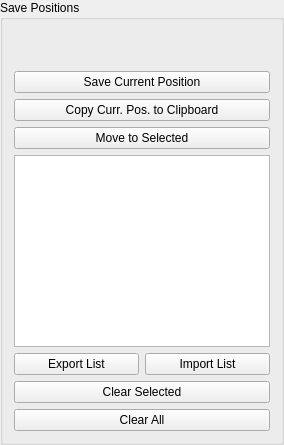
                <widget class="QGroupBox" name="groupBox_38">
                 <property name="enabled">
                  <bool>true</bool>
                 </property>
                 <property name="sizePolicy">
                  <sizepolicy hsizetype="Fixed" vsizetype="Preferred">
                   <horstretch>0</horstretch>
                   <verstretch>0</verstretch>
                  </sizepolicy>
                 </property>
                 <property name="title">
                  <string>Save Positions</string>
                 </property>
                 <layout class="QGridLayout" name="gridLayout_126">
                  <item row="1" column="0">
                   <layout class="QGridLayout" name="gridLayout_127">
                    <item row="0" column="0">
                     <layout class="QGridLayout" name="gridLayout_128">
                      <item row="2" column="0">
                       <widget class="QPushButton" name="pb_move_pos_mll">
                        <property name="sizePolicy">
                         <sizepolicy hsizetype="Preferred" vsizetype="Fixed">
                          <horstretch>0</horstretch>
                          <verstretch>0</verstretch>
                         </sizepolicy>
                        </property>
                        <property name="styleSheet">
                         <string notr="true"/>
                        </property>
                        <property name="text">
                         <string>Move to Selected</string>
                        </property>
                       </widget>
                      </item>
                      <item row="0" column="0">
                       <layout class="QHBoxLayout" name="horizontalLayout_39">
                        <item>
                         <widget class="QPushButton" name="pb_save_pos_mll">
                          <property name="sizePolicy">
                           <sizepolicy hsizetype="Preferred" vsizetype="Fixed">
                            <horstretch>0</horstretch>
                            <verstretch>0</verstretch>
                           </sizepolicy>
                          </property>
                          <property name="styleSheet">
                           <string notr="true"/>
                          </property>
                          <property name="text">
                           <string>Save Current Position</string>
                          </property>
                         </widget>
                        </item>
                       </layout>
                      </item>
                      <item row="1" column="0">
                       <widget class="QPushButton" name="pb_copy_curr_pos_mll">
                        <property name="toolTip">
                         <string>motor values to clipboard</string>
                        </property>
                        <property name="text">
                         <string>Copy Curr. Pos. to Clipboard</string>
                        </property>
                       </widget>
                      </item>
                     </layout>
                    </item>
                    <item row="1" column="0">
                     <widget class="QListWidget" name="mll_sample_roi_list_widget">
                      <property name="sizePolicy">
                       <sizepolicy hsizetype="Preferred" vsizetype="Expanding">
                        <horstretch>0</horstretch>
                        <verstretch>0</verstretch>
                       </sizepolicy>
                      </property>
                     </widget>
                    </item>
                    <item row="2" column="0">
                     <layout class="QGridLayout" name="gridLayout_129">
                      <item row="2" column="0">
                       <widget class="QPushButton" name="pb_roiList_clear_mll">
                        <property name="text">
                         <string>Clear All</string>
                        </property>
                       </widget>
                      </item>
                      <item row="0" column="0">
                       <layout class="QHBoxLayout" name="horizontalLayout_81">
                        <item>
                         <widget class="QPushButton" name="pb_roiList_export_mll">
                          <property name="text">
                           <string>  Export List  </string>
                          </property>
                         </widget>
                        </item>
                        <item>
                         <widget class="QPushButton" name="pb_roiList_import_mll">
                          <property name="text">
                           <string>   Import List   </string>
                          </property>
                         </widget>
                        </item>
                       </layout>
                      </item>
                      <item row="1" column="0">
                       <widget class="QPushButton" name="pb_roiList_clear_sel_mll">
                        <property name="text">
                         <string>Clear Selected</string>
                        </property>
                       </widget>
                      </item>
                     </layout>
                    </item>
                   </layout>
                  </item>
                  <item row="0" column="0">
                   <spacer name="verticalSpacer_30">
                    <property name="orientation">
                     <enum>Qt::Vertical</enum>
                    </property>
                    <property name="sizeType">
                     <enum>QSizePolicy::Fixed</enum>
                    </property>
                    <property name="sizeHint" stdset="0">
                     <size>
                      <width>20</width>
                      <height>40</height>
                     </size>
                    </property>
                   </spacer>
                  </item>
                 </layout>
                </widget>
